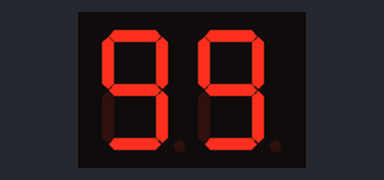
Simulated run of this sketch. Board: Arduino Uno, built with avr-gcc and run on an emulated ATmega328P. Parts: 2-digit seven-segment display. Wiring (from diagram.json): 2 × shift register (74HC595): data pin 10; shift clock pin 11; latch pin 12; 2-digit 7-segment display, segments lit when LOW: segments Q0, Q1, Q2, Q3, Q4, Q5, Q6, Q7, Q8, Q9, Q10, Q11, Q12, Q13, Q14, Q15. The segment pins are drawn as the display they are named for.

Above: at 0.1 s.
At 4.6 s:
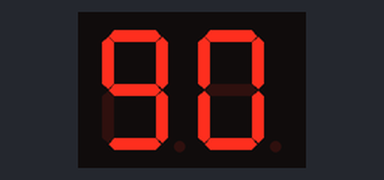
At 9.6 s:
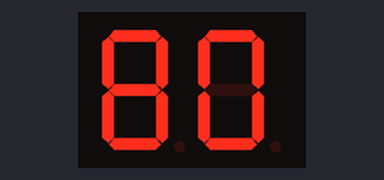
At 19.6 s:
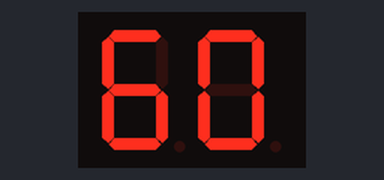
At 29.1 s:
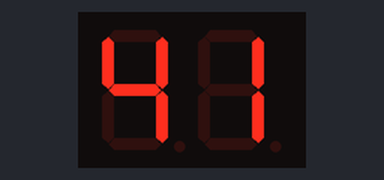
At 39.1 s:
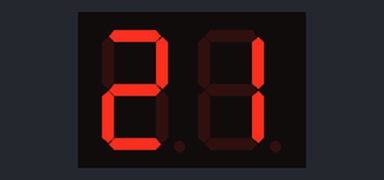

Measured:
- what the display in image 1 shows lasts 0.5 s, from 4.5 s to 5.0 s

The sketch:

LR15.ino
```cpp
int dataPin = 10;
int clockPin = 11;
int latchPin = 12;
short countSec1;
short countSec2;
int nums[10] = {
  0b00000011,
  0b10011111,
  0b00100101,
  0b00001101,
  0b10011001,
  0b01001001,
  0b01000001,
  0b00011111,
  0b00000001,
  0b00001001
};

void setup() {
  pinMode(dataPin, OUTPUT);
  pinMode(clockPin, OUTPUT);
  pinMode(latchPin, OUTPUT);
}

void loop() {
  for (countSec1 = 9; countSec1 > -1; countSec1--) {
    for (countSec2 = 9; countSec2 > -1; countSec2--) {
      digitalWrite(latchPin, LOW);
      shiftOut(dataPin, clockPin, LSBFIRST, nums[countSec2]);  // Правый дисплей
      shiftOut(dataPin, clockPin, LSBFIRST, nums[countSec1]);  // Левый дисплей
      digitalWrite(latchPin, HIGH);
      delay(500);
    }
  }
}
```
